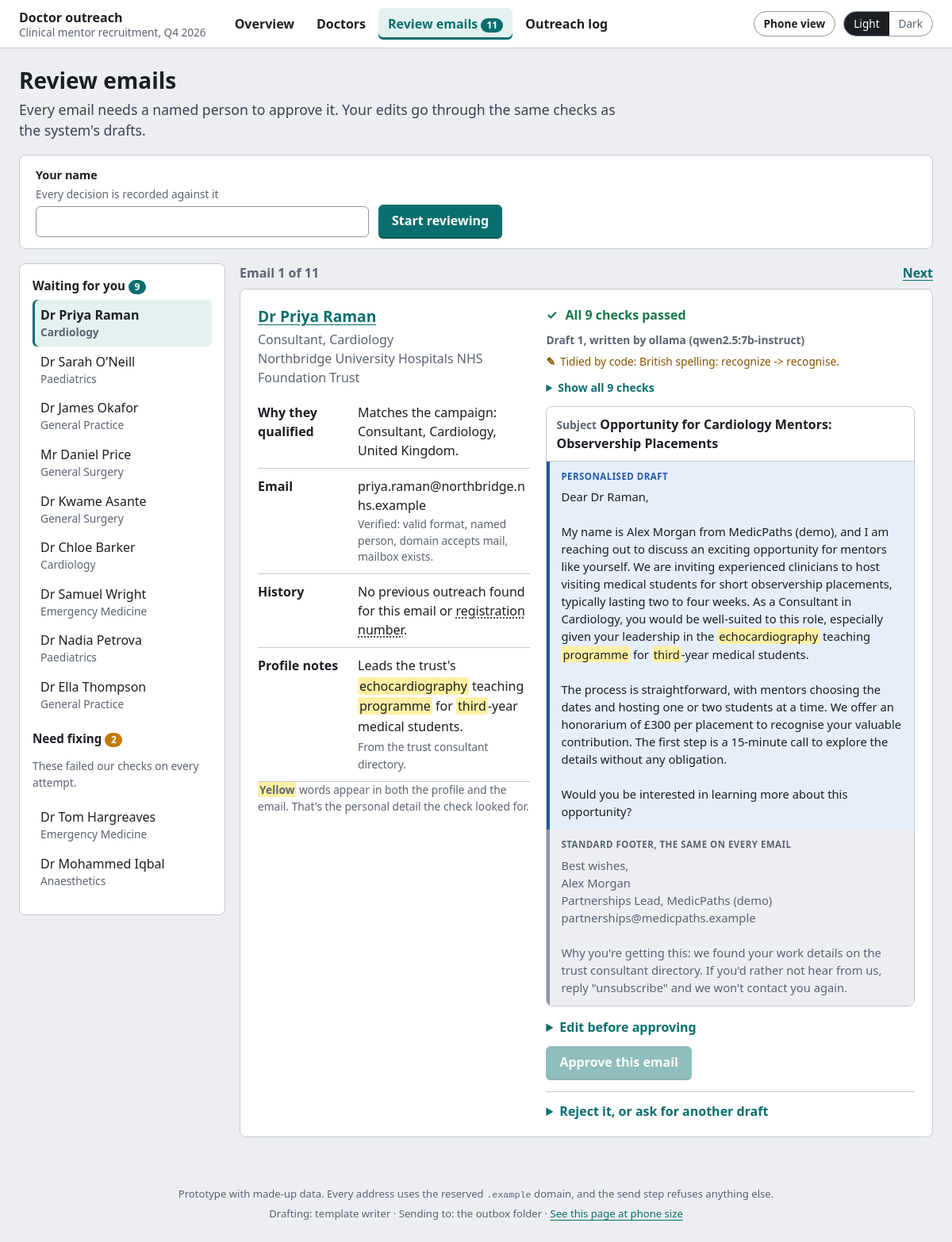
The page /review on the database as committed earlier.
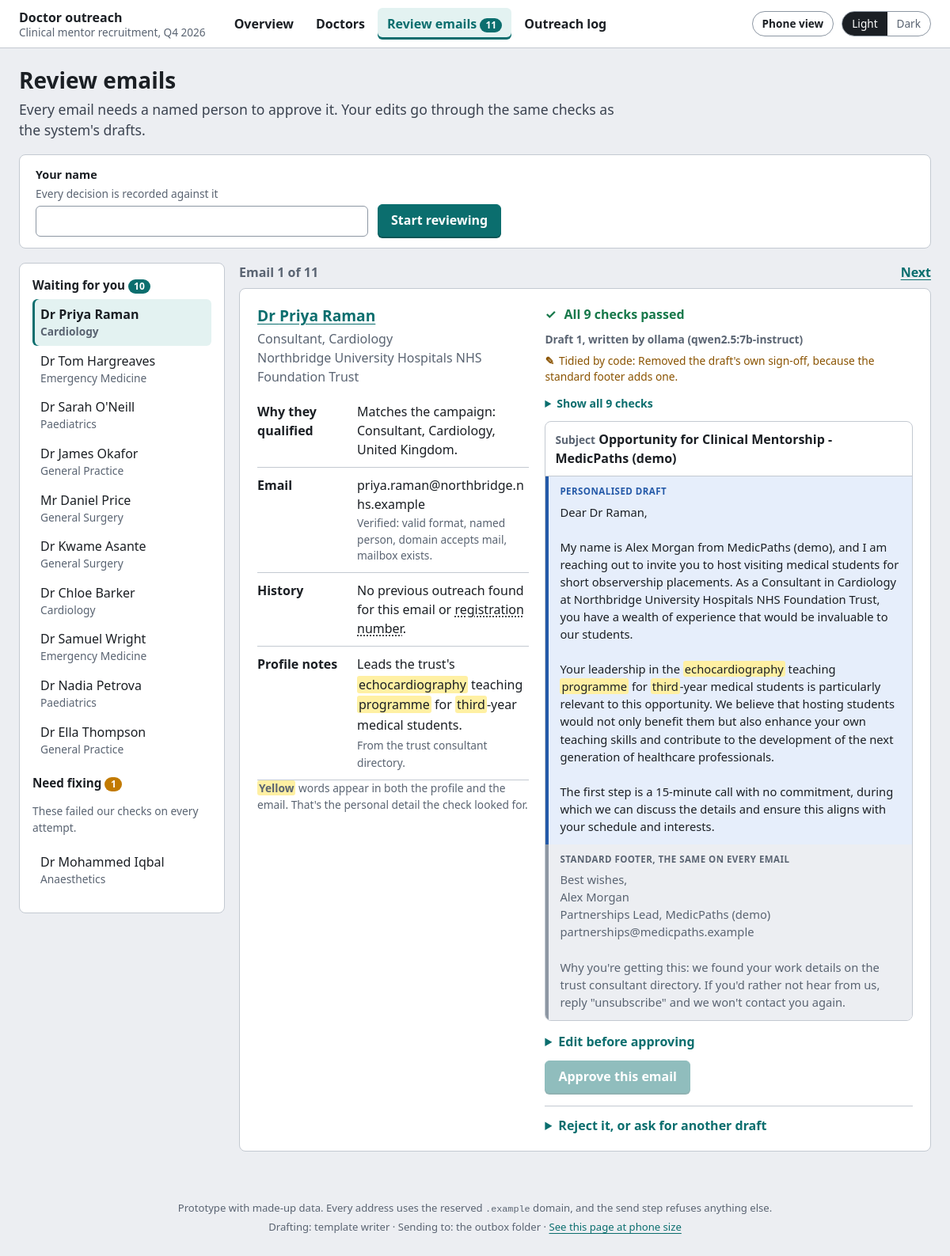
The same page on the database as committed later.
### tables this page shows
CREATE TABLE leads (
    id              INTEGER PRIMARY KEY,
    campaign_id     TEXT NOT NULL,
    source_file     TEXT NOT NULL,
    source_row      INTEGER NOT NULL,
    title           TEXT,
    full_name       TEXT,
    first_name      TEXT,
    last_name       TEXT,
    grade_raw       TEXT,
    grade           TEXT,
    specialty_raw   TEXT,
    specialty       TEXT,
    employer        TEXT,
    country         TEXT,
    reg_number      TEXT,
    email           TEXT,
    email_origin    TEXT,
    source          TEXT,
    profile_notes   TEXT,
    status          TEXT NOT NULL,
    stage           TEXT NOT NULL,
    reason          TEXT,
    gate_results    TEXT NOT NULL DEFAULT '{}',
    duplicate_of    INTEGER REFERENCES leads(id),
    merge_notes     TEXT,
    created_at      TEXT NOT NULL,
    updated_at      TEXT NOT NULL,
    UNIQUE (campaign_id, source_file, source_row)
);

CREATE TABLE drafts (
    id                   INTEGER PRIMARY KEY,
    lead_id              INTEGER NOT NULL REFERENCES leads(id),
    attempt              INTEGER NOT NULL,
    provider             TEXT NOT NULL,
    model                TEXT,
    prompt_version       TEXT NOT NULL,
    subject              TEXT,
    body                 TEXT,
    footer               TEXT,
    personal_detail_used TEXT,
    raw_output           TEXT,
    checks               TEXT NOT NULL DEFAULT '[]',
    fixes                TEXT NOT NULL DEFAULT '[]',
    reviewer_instruction TEXT,
    status               TEXT NOT NULL,
    edited_by_reviewer   INTEGER NOT NULL DEFAULT 0,
    reviewer             TEXT,
    review_note          TEXT,
    reviewed_at          TEXT,
    created_at           TEXT NOT NULL
);

### outreach/web/app.py (the view)
    @app.get("/review", response_class=HTMLResponse)
    def review_page(request: Request, d: int | None = None):
        return render_review(request, selected=d)

### outreach/web/templates/review.html (shortened to what the changed rows need)
{% extends "base.html" %}
{% set active = "review" %}
{% macro card(item, mode) %}
{% set lead = item.lead %}{% set d = item.draft %}
<article class="card review" id="draft-{{ d.id }}">
  <div class="facts">
    <h2><a href="/leads/{{ lead.id }}">{{ lead.title }} {{ lead.full_name }}</a></h2>
  </div>
  <div class="draft">
    <div class="checks-summary {{ 'fail' if item.failed else 'ok' }}">
      {% if item.failed %}{{ item.failed | length }} of {{ item.checks | length }} checks failed{% if mode == 'attention' %} on the last of {{ item.attempts }} attempts{% endif %}
      {% else %}All {{ item.checks | length }} checks passed{% endif %}
      <span class="muted small">Draft {{ d.attempt }}, written by {{ d.provider }}{% if d.model %} ({{ d.model }}){% endif %}</span>
    </div>
    {% if item.failed or item.fixes %}
      <ul class="checks list">
        {% for f in item.fixes %}<li class="fix">Tidied by code: {{ f }}</li>{% endfor %}
      </ul>
    {% endif %}
    {% if d.body %}
      <div class="email-preview">
        <div class="subject"><span class="muted small">Subject</span> {{ d.subject }}</div>
        <div class="part personal"><span class="part-label">Personalised draft</span><div class="text">{{ item.body_html }}</div></div>
        <div class="part standard"><span class="part-label">Standard footer, the same on every email</span><div class="text">{{ d.footer }}</div></div>
      </div>
    {% else %}
      <p class="muted">There is no draft text, because the drafting step couldn't run. Write one below, or ask for another draft.</p>
    {% endif %}
  </div>
</article>
{% endmacro %}
{% macro queue_link(item) %}
<li class="{{ 'on' if current and item.draft.id == current.draft.id }}">
  <a href="/review?d={{ item.draft.id }}">{{ item.lead.title }} {{ item.lead.full_name }}<span class="muted small">{{ item.lead.specialty }}</span></a>
</li>
{% endmacro %}
{% block content %}
<div class="pagehead">
  <h1>Review emails</h1>
</div>
{% if current %}
  <div class="review-layout">
    <aside class="card queue" aria-label="Emails to review">
      {% if pending %}
        <h2>Waiting for you <span class="count">{{ pending | length }}</span></h2>
        <ol class="queue-list">{% for item in pending %}{{ queue_link(item) }}{% endfor %}</ol>
      {% endif %}
      {% if attention %}
        <h2>Need fixing <span class="count warn">{{ attention | length }}</span></h2>
        <p class="muted small">These failed our checks on every attempt.</p>
        <ol class="queue-list">{% for item in attention %}{{ queue_link(item) }}{% endfor %}</ol>
      {% endif %}
    </aside>
    <div class="current">
      {{ card(current, 'attention' if current.lead.status == 'DRAFT_FAILED' else 'pending') }}
    </div>
  </div>
{% else %}
  <div class="card empty"><p>Nothing to review. Run the pipeline from the <a href="/">overview</a>.</p></div>
{% endif %}
{% endblock %}

Rows that differ between the two databases and show on the page:
changed drafts "ollama": subject "Opportunity for Cardiology Mentors: Observership Placements" → "Opportunity for Clinical Mentorship - MedicPaths (demo)"
Other text that changed with them:
{{ pending | length }}: "9" → "10"
{{ attention | length }}: "2" → "1"
{{ item.body_html }}: "…am reaching out to discuss an exciting opportunity for mentors like yourself. We are inviting experienced clinicians to host visiting medical students for short observership placements, typically lasting two to four weeks. As a Consultant in Cardiology, you would be well-suited to this role, especially given your leadership in the echocardiography teaching programme for third -year medical students. The process is straightforward, with mentors choosing the dates and hosting one or two students at a time. We offer an honorarium of £300 per placement to recognise your valuable contribution. The first step is a 15-minute call to explore the details without any obligation. Would you be…" → "…am reaching out to invite you to host visiting medical students for short observership placements. As a Consultant in Cardiology at Northbridge University Hospitals NHS Foundation Trust, you have a wealth of experience that would be invaluable to our students. Your leadership in the echocardiography teaching programme for third -year medical students is particularly relevant to this opportunity. We believe that hosting students would not only benefit them but also enhance your own teaching skills and contribute to the development of the next generation of healthcare professionals. The first step is a 15-minute call with no commitment, during which we can discuss the details and ensure this…"
new list line: "Dr Tom Hargreaves Emergency Medicine"
new list line: "Tidied by code: Removed the draft's own sign-off, because the standard footer adds one."
list line gone: "Dr Tom Hargreaves Emergency Medicine"
list line gone: "Tidied by code: British spelling: recognize -> recognise."
